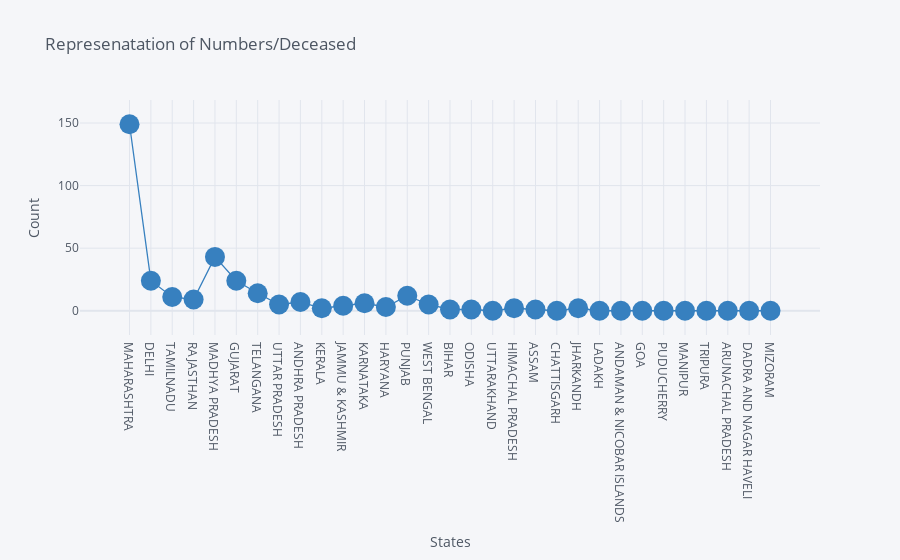

Notebook code for this chart:
### Markdown cell above
#### Observation :
1. The recovery numbers are high in Maharashtra and kerala with least in Jammu and Andhra pradesh.

### Code cell
df.iplot(kind='scatter',y="Deceased",x='State/UT',title="Represenatation of Numbers/Deceased",xTitle='States',yTitle='Count',mode='lines+markers+text',size=20,colors='blue')

### Figure 1 — Plotly figure (JSON) as saved in the notebook; plotly's stock layout.template omitted (floating-point values rounded to 4 significant figures)
{"data": [{"line": {"color": "rgba(55, 128, 191, 1.0)", "dash": "solid", "shape": "linear", "width": 1.3}, "marker": {"size": 20, "symbol": "circle"}, "mode": "lines+markers+text", "name": "Deceased", "text": "", "type": "scatter", "x": ["MAHARASHTRA", "DELHI", "TAMILNADU", "RAJASTHAN", "MADHYA PRADESH", "GUJARAT", "TELANGANA", "UTTAR PRADESH", "ANDHRA PRADESH", "KERALA", "JAMMU & KASHMIR", "KARNATAKA", "HARYANA", "PUNJAB", "WEST BENGAL", "BIHAR", "ODISHA ", "UTTARAKHAND", "HIMACHAL PRADESH", "ASSAM", "CHATTISGARH", "JHARKANDH", "LADAKH", "ANDAMAN & NICOBAR ISLANDS", "GOA", "PUDUCHERRY", "MANIPUR", "TRIPURA", "ARUNACHAL PRADESH", "DADRA AND NAGAR HAVELI", "MIZORAM"], "y": [149, 24, 11, 9, 43, 24, 14, 5, 7, 2, 4, 6, 3, 12, 5, 1, 1, 0, 2, 1, 0, 2, 0, 0, 0, 0, 0, 0, 0, 0, 0]}], "layout": {"legend": {"bgcolor": "#F5F6F9", "font": {"color": "#4D5663"}}, "paper_bgcolor": "#F5F6F9", "plot_bgcolor": "#F5F6F9", "title": {"font": {"color": "#4D5663"}, "text": "Represenatation of Numbers/Deceased"}, "xaxis": {"gridcolor": "#E1E5ED", "showgrid": true, "tickfont": {"color": "#4D5663"}, "title": {"font": {"color": "#4D5663"}, "text": "States"}, "zerolinecolor": "#E1E5ED"}, "yaxis": {"gridcolor": "#E1E5ED", "showgrid": true, "tickfont": {"color": "#4D5663"}, "title": {"font": {"color": "#4D5663"}, "text": "Count"}, "zerolinecolor": "#E1E5ED"}}}
